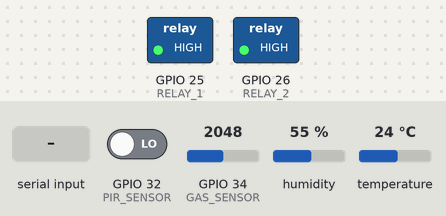
Bench run of a sketch on a simulated ESP32. On the bench: switched loads named in the sketch (green lamp = pin HIGH). The inputs (shaded band) are chosen by the test bench; at power-on: GPIO 32 (PIR_SENSOR) LOW, GPIO 34 (GAS_SENSOR) = 2048, humidity 55 %, temperature 24 °C. WiFi joins after 1.5 s; servers stay silent unless stated; uploads are accepted with an empty reply; what the sketch prints to the serial monitor is not drawn.

Above: at 2.7 s.
2.8 s: "1" received over Serial
At 3.0 s:
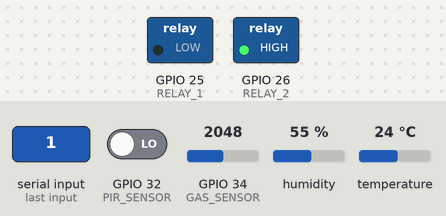
4.7 s: "2" received over Serial
At 5.2 s:
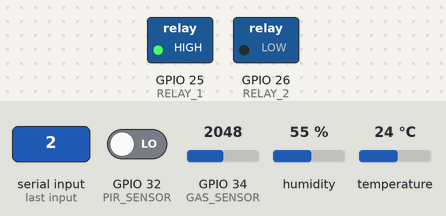
Timing chart, 0 to 7.7 s (numbered marks = the images above; inputs shaded):
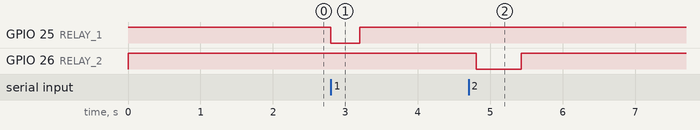

The sketch:

smart_home.ino
```cpp
#include <WiFi.h>
#include <HTTPClient.h>
#include <ArduinoJson.h>
#include <DHT.h>

// ================= WIFI & FIREBASE =================
const char* WIFI_SSID  = "YOUR_WIFI_SSID";
const char* WIFI_PASS  = "YOUR_WIFI_PASSWORD";

const char* FIREBASE_HOST = "https://YOUR_PROJECT_ID.firebaseio.com";
const char* FIREBASE_AUTH = "YOUR_FIREBASE_SECRET";
const char* DEVICE_ID     = "esp32_device_01";

// ================= PINS =================
#define RELAY_1 25   // Light (ACTIVE LOW)
#define RELAY_2 26   // Fan   (ACTIVE LOW)

#define GAS_SENSOR 34
#define PIR_SENSOR 32
#define DHT_PIN    33
#define DHT_TYPE   DHT11

DHT dht(DHT_PIN, DHT_TYPE);

// ================= STATES =================
bool relay1_state = false;
bool relay2_state = false;

int gasLevel = 0;
bool motionDetected = false;
bool lastMotionState = false;
uint32_t motionCount = 0;

float temperature = 0;
float humidity = 0;

// ================= ENERGY CONFIG =================
#define RELAY1_WATTS 60.0f     // Light power
#define RELAY2_WATTS 75.0f     // Fan power
#define COST_PER_KWH 6.5f      // ₹ per unit

float relay1_Wh = 0.0f;
float relay2_Wh = 0.0f;

unsigned long lastEnergyUpdate = 0;
unsigned long lastEnergyPush   = 0;
const unsigned long energyPushInterval = 5000;

// ================= TIMING =================
unsigned long lastSensorRead   = 0;
unsigned long lastFirebasePoll = 0;

const unsigned long sensorInterval       = 1500;
const unsigned long firebasePollInterval = 300;

// ================= FIREBASE URL =================
String firebaseUrl(String path) {
  String url = String(FIREBASE_HOST) + "/" + path + ".json";
  if (strlen(FIREBASE_AUTH) > 0) {
    url += "?auth=" + String(FIREBASE_AUTH);
  }
  return url;
}

// ================= WIFI =================
void connectWiFi() {
  WiFi.begin(WIFI_SSID, WIFI_PASS);
  Serial.print("Connecting WiFi");
  while (WiFi.status() != WL_CONNECTED) {
    delay(300);
    Serial.print(".");
  }
  Serial.println("\nWiFi Connected");
}

// ================= RELAY CONTROL =================
void setRelayState(int relay, bool on) {
  if (relay == 1) {
    relay1_state = on;
    digitalWrite(RELAY_1, on ? LOW : HIGH);
  }
  if (relay == 2) {
    relay2_state = on;
    digitalWrite(RELAY_2, on ? LOW : HIGH);
  }
}

// ================= PUSH RELAYS =================
void pushRelaysToFirebase() {
  if (WiFi.status() != WL_CONNECTED) return;

  StaticJsonDocument<128> doc;
  doc["relay1"] = relay1_state ? 1 : 0;
  doc["relay2"] = relay2_state ? 1 : 0;
  doc["timestamp"] = millis();

  String body;
  serializeJson(doc, body);

  HTTPClient http;
  http.begin(firebaseUrl("devices/" + String(DEVICE_ID) + "/relays"));
  http.addHeader("Content-Type", "application/json");
  http.PUT(body);
  http.end();
}

// ================= FETCH RELAYS =================
void fetchAndApplyRelayStates() {
  if (WiFi.status() != WL_CONNECTED) return;

  HTTPClient http;
  http.begin(firebaseUrl("devices/" + String(DEVICE_ID) + "/relays"));
  int code = http.GET();

  if (code == 200) {
    StaticJsonDocument<256> doc;
    deserializeJson(doc, http.getString());

    bool r1 = (doc["relay1"] == 1);
    bool r2 = (doc["relay2"] == 1);

    if (r1 != relay1_state) setRelayState(1, r1);
    if (r2 != relay2_state) setRelayState(2, r2);
  }
  http.end();
}

// ================= SENSORS =================
void readSensors() {
  gasLevel = map(analogRead(GAS_SENSOR), 0, 4095, 0, 100);

  bool motion = digitalRead(PIR_SENSOR);
  motionDetected = motion;
  if (motion && !lastMotionState) motionCount++;
  lastMotionState = motion;

  float t = dht.readTemperature();
  float h = dht.readHumidity();
  if (!isnan(t)) temperature = t;
  if (!isnan(h)) humidity = h;
}

// ================= PUSH SENSORS =================
void pushSensors() {
  if (WiFi.status() != WL_CONNECTED) return;

  StaticJsonDocument<256> doc;
  doc["temperature"] = temperature;
  doc["humidity"]    = humidity;
  doc["gasLevel"]    = gasLevel;
  doc["motion"]      = motionDetected ? 1 : 0;
  doc["motionCount"] = motionCount;

  String body;
  serializeJson(doc, body);

  HTTPClient http;
  http.begin(firebaseUrl("devices/" + String(DEVICE_ID) + "/sensors"));
  http.addHeader("Content-Type", "application/json");
  http.PUT(body);
  http.end();
}

// ================= ENERGY CALCULATION =================
void updateEnergyUsage(unsigned long now) {
  if (lastEnergyUpdate == 0) {
    lastEnergyUpdate = now;
    return;
  }

  unsigned long dt = now - lastEnergyUpdate;
  if (dt == 0) return;

  float hours = dt / 3600000.0f;

  if (relay1_state) relay1_Wh += RELAY1_WATTS * hours;
  if (relay2_state) relay2_Wh += RELAY2_WATTS * hours;

  lastEnergyUpdate = now;
}

// ================= PUSH ENERGY =================
void pushEnergyToFirebase() {
  if (WiFi.status() != WL_CONNECTED) return;

  float total_Wh  = relay1_Wh + relay2_Wh;
  float total_kWh = total_Wh / 1000.0f;
  float cost      = total_kWh * COST_PER_KWH;

  StaticJsonDocument<256> doc;
  doc["relay1_Wh"] = relay1_Wh;
  doc["relay2_Wh"] = relay2_Wh;
  doc["total_Wh"]  = total_Wh;
  doc["total_kWh"] = total_kWh;
  doc["cost_per_kWh"] = COST_PER_KWH;
  doc["estimatedCost"] = cost;
  doc["timestamp"] = millis();

  String body;
  serializeJson(doc, body);

  HTTPClient http;
  http.begin(firebaseUrl("devices/" + String(DEVICE_ID) + "/energy"));
  http.addHeader("Content-Type", "application/json");
  http.PUT(body);
  http.end();
}

// ================= SETUP =================
void setup() {
  Serial.begin(115200);

  pinMode(RELAY_1, OUTPUT);
  pinMode(RELAY_2, OUTPUT);
  digitalWrite(RELAY_1, HIGH);
  digitalWrite(RELAY_2, HIGH);

  pinMode(PIR_SENSOR, INPUT);
  pinMode(GAS_SENSOR, INPUT);

  dht.begin();
  connectWiFi();
}

// ================= LOOP =================
void loop() {
  unsigned long now = millis();

  updateEnergyUsage(now);

  if (now - lastSensorRead >= sensorInterval) {
    readSensors();
    pushSensors();
    lastSensorRead = now;
  }

  if (now - lastFirebasePoll >= firebasePollInterval) {
    fetchAndApplyRelayStates();
    lastFirebasePoll = now;
  }

  if (now - lastEnergyPush >= energyPushInterval) {
    pushEnergyToFirebase();
    lastEnergyPush = now;
  }

  if (Serial.available()) {
    char c = Serial.read();
    if (c == '1') { setRelayState(1, !relay1_state); pushRelaysToFirebase(); }
    if (c == '2') { setRelayState(2, !relay2_state); pushRelaysToFirebase(); }
  }
}
```

Measured:
- after the input at 2.8 s, GPIO 25 (RELAY_1): HIGH → LOW at once, → HIGH 0.40 s later
- after the input at 4.7 s, GPIO 26 (RELAY_2): HIGH → LOW after 0.10 s, → HIGH 0.62 s later
